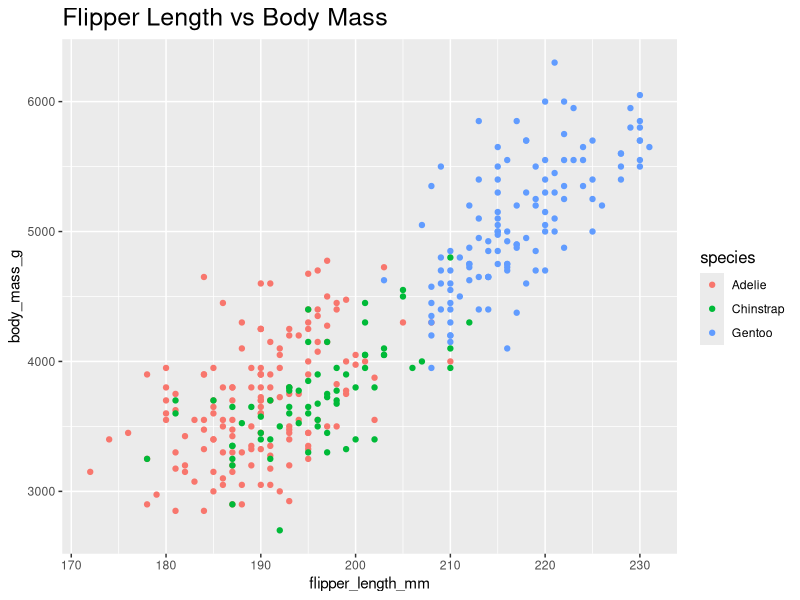
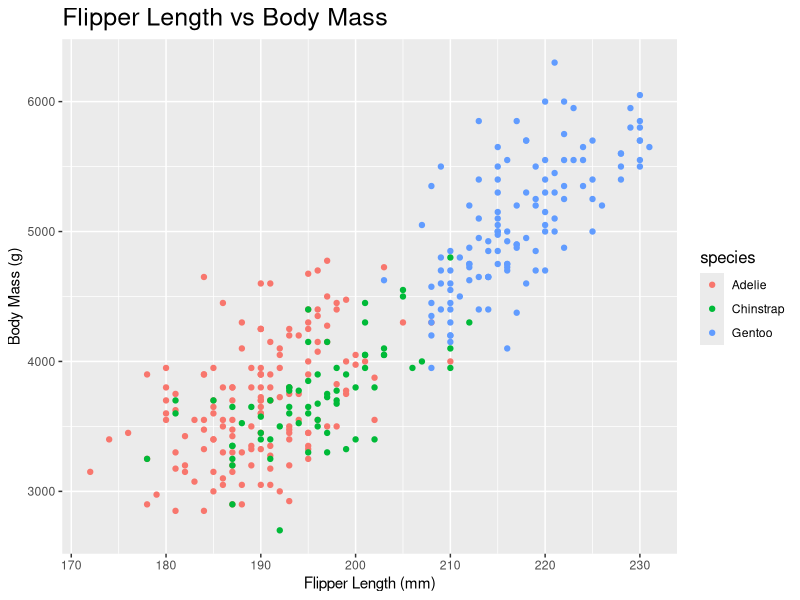

The R source for these figures, in order:

            library(ggplot2)
            library(palmerpenguins)
            built_answer <- tryCatch(
                {
                    set.seed(42)
                    ggplot(penguins, aes(x = flipper_length_mm, y = body_mass_g, colour = species)) + geom_point() + labs(title = "Flipper Length vs Body Mass") + theme(plot.title = element_text(size = 18), legend.title = element_text(size = 12))
                    suppressWarnings(
                        if (!file.exists("/sandbox/figures/flipper-length_body-mass_scatter_font_size_title_legend_answer.png")) {
                            ggsave(
                                width = 3,
                                height = 3,
                                "/sandbox/figures/flipper-length_body-mass_scatter_font_size_title_legend_answer.png"
                            )
                        }
                    )
                    suppressWarnings(
                        ggplot_build(last_plot())
                    )
                },
                error = function(e) {
                    'ERROR'
                }
            )
            built_submission <- tryCatch(
                {
                    set.seed(42)
                    library(ggplot2)

ggplot(penguins, aes(x = flipper_length_mm, y = body_mass_g, color = species)) +
  geom_point() +
  labs(title = "Flipper Length vs Body Mass",
       x = "Flipper Length (mm)",
       y = "Body Mass (g)") +
  theme(plot.title = element_text(size = 18),
        legend.title = element_text(size = 12))
                    suppressWarnings(
                        ggsave(
                            width = 3,
                            height = 3,
                            "figures/flipper-length_body-mass_scatter_font_size_title_legend_submission_gemma.png"
                        )
                    )
                    suppressWarnings(
                        ggplot_build(last_plot())
                    )
                },
                error = function(e) {
                    'ERROR'
                }
            )
            cat(isTRUE(all.equal(built_answer, built_submission)))
        
